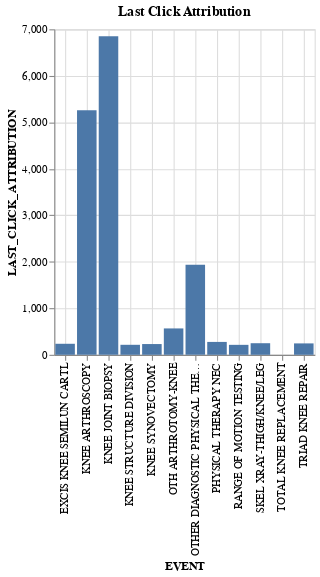

Write notebook code for a chart like this one.
### Markdown cell above
<p style = 'font-size:16px;font-family:Arial;color:#00233C'>The above output shows the total of each type of event for FIRST CLICK ATTRIBUTION. It means that the event <b>RANGE OF MOTION TESTING</b> was the first event in maximum number of cases followed by SKEL XRAY - THIGH/KNEE/LEG.</p>

### Code cell
%chart EVENT, LAST_CLICK_ATTRIBUTION, title="Last Click Attribution", width = 600

### Figure 1 — Vega-Lite specification as saved in the notebook (floating-point values rounded to 4 significant figures)
{"$schema": "https://vega.github.io/schema/vega-lite/v3.json", "data": {"format": {"type": "csv"}, "values": "\"EVENT\",\"FIRST_CLICK_ATTRIBUTION\",\"LAST_CLICK_ATTRIBUTION\",\"UNIFORM_ATTRIBUTION\",\"EXPONENTIAL_ATTRIBUTION\"\n\"KNEE JOINT BIOPSY\",\"134\",\"6853\",\"1518.1201330918473\",\"3667.8067681261564\"\n\"KNEE ARTHROSCOPY\",\"126\",\"5261\",\"1828.3676070188394\",\"3619.2983298578542\"\n\"OTHER DIAGNOSTIC PHYSICAL THERAPY PROCEDURE\",\"0\",\"1938\",\"363.6629836666626\",\"997.4909149086209\"\n\"OTH ARTHROTOMY-KNEE\",\"133\",\"567\",\"3628.1780402992326\",\"3627.925813822992\"\n\"PHYSICAL THERAPY NEC\",\"114\",\"277\",\"4546.251630984565\",\"2329.1769794030356\"\n\"SKEL XRAY-THIGH/KNEE/LEG\",\"3563\",\"249\",\"910.8024095958978\",\"378.190463136262\"\n\"TRIAD KNEE REPAIR\",\"121\",\"245\",\"255.50543839115986\",\"268.47105163169573\"\n\"EXCIS KNEE SEMILUN CARTL\",\"145\",\"237\",\"268.478592563269\",\"268.11746919169207\"\n\"KNEE SYNOVECTOMY\",\"108\",\"231\",\"258.4355625755411\",\"267.45730017042496\"\n\"KNEE STRUCTURE DIVISION\",\"120\",\"215\",\"262.51587664142005\",\"254.95417873057914\"\n\"RANGE OF MOTION TESTING\",\"11723\",\"214\",\"2446.681725171978\",\"608.1107310205732\"\n\"TOTAL KNEE REPLACEMENT\",\"\",\"\",\"\",\"\"\n"}, "encoding": {"x": {"axis": {"grid": true, "title": "EVENT"}, "field": "EVENT", "type": "nominal"}, "y": {"axis": {"grid": true, "title": "LAST_CLICK_ATTRIBUTION"}, "field": "LAST_CLICK_ATTRIBUTION", "type": "quantitative"}}, "mark": {"color": "#4C78A8", "type": "bar"}, "title": "Last Click Attribution", "width": "600"}
